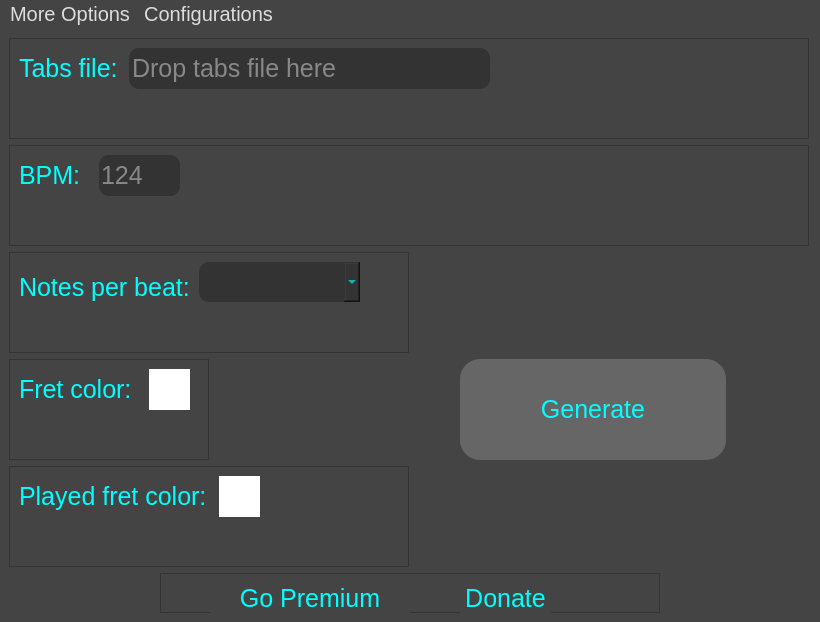
<?xml version="1.0" encoding="UTF-8"?>
<ui version="4.0">
 <class>MainWindow</class>
 <widget class="QMainWindow" name="MainWindow">
  <property name="geometry">
   <rect>
    <x>0</x>
    <y>0</y>
    <width>820</width>
    <height>622</height>
   </rect>
  </property>
  <property name="minimumSize">
   <size>
    <width>400</width>
    <height>0</height>
   </size>
  </property>
  <property name="maximumSize">
   <size>
    <width>10000</width>
    <height>10000</height>
   </size>
  </property>
  <property name="windowTitle">
   <string>MainWindow</string>
  </property>
  <property name="toolTipDuration">
   <number>-4</number>
  </property>
  <property name="styleSheet">
   <string notr="true">background-color: #444;
color: #0FF;
font-family: Arial;
font-size: 25px;</string>
  </property>
  <widget class="QWidget" name="centralwidget">
   <layout class="QGridLayout" name="gridLayout">
    <item row="3" column="1">
     <widget class="QPushButton" name="bGenerateTabs">
      <property name="minimumSize">
       <size>
        <width>250</width>
        <height>40</height>
       </size>
      </property>
      <property name="maximumSize">
       <size>
        <width>500</width>
        <height>1000</height>
       </size>
      </property>
      <property name="cursor">
       <cursorShape>PointingHandCursor</cursorShape>
      </property>
      <property name="styleSheet">
       <string notr="true">QPushButton {
background-color: #666;
border-radius: 20px;
color: #0FF;
font-family: Arial;
font-size: 25px;
margin: 0 85px 0 45px;
}

QPushButton:hover {
background-color: #555;
}</string>
      </property>
      <property name="text">
       <string>Generate</string>
      </property>
     </widget>
    </item>
    <item row="2" column="0">
     <widget class="QFrame" name="frame_3">
      <property name="minimumSize">
       <size>
        <width>400</width>
        <height>50</height>
       </size>
      </property>
      <property name="maximumSize">
       <size>
        <width>800</width>
        <height>200</height>
       </size>
      </property>
      <property name="frameShape">
       <enum>QFrame::StyledPanel</enum>
      </property>
      <property name="frameShadow">
       <enum>QFrame::Raised</enum>
      </property>
      <widget class="QLabel" name="label_16">
       <property name="geometry">
        <rect>
         <x>10</x>
         <y>20</y>
         <width>181</width>
         <height>31</height>
        </rect>
       </property>
       <property name="styleSheet">
        <string notr="true"/>
       </property>
       <property name="text">
        <string>Notes per beat:</string>
       </property>
      </widget>
      <widget class="QComboBox" name="cNotesPerBeat">
       <property name="geometry">
        <rect>
         <x>190</x>
         <y>10</y>
         <width>161</width>
         <height>40</height>
        </rect>
       </property>
       <property name="minimumSize">
        <size>
         <width>0</width>
         <height>40</height>
        </size>
       </property>
       <property name="maximumSize">
        <size>
         <width>200</width>
         <height>100</height>
        </size>
       </property>
       <property name="cursor">
        <cursorShape>PointingHandCursor</cursorShape>
       </property>
       <property name="styleSheet">
        <string notr="true">background-color: #333;
border-radius: 10px;
color: #0FF;
font-family: Arial;
font-size: 25px;
</string>
       </property>
      </widget>
     </widget>
    </item>
    <item row="5" column="0" colspan="2" alignment="Qt::AlignHCenter">
     <widget class="QFrame" name="frame_7">
      <property name="minimumSize">
       <size>
        <width>500</width>
        <height>40</height>
       </size>
      </property>
      <property name="maximumSize">
       <size>
        <width>500</width>
        <height>40</height>
       </size>
      </property>
      <property name="frameShape">
       <enum>QFrame::StyledPanel</enum>
      </property>
      <property name="frameShadow">
       <enum>QFrame::Raised</enum>
      </property>
      <widget class="QPushButton" name="bGoPremium">
       <property name="geometry">
        <rect>
         <x>50</x>
         <y>10</y>
         <width>200</width>
         <height>31</height>
        </rect>
       </property>
       <property name="minimumSize">
        <size>
         <width>30</width>
         <height>0</height>
        </size>
       </property>
       <property name="cursor">
        <cursorShape>PointingHandCursor</cursorShape>
       </property>
       <property name="styleSheet">
        <string notr="true">QPushButton {
border: none;
}
QPushButton:hover {
color: #FFFF7F;
}</string>
       </property>
       <property name="text">
        <string>Go Premium</string>
       </property>
      </widget>
      <widget class="QPushButton" name="bDonate">
       <property name="geometry">
        <rect>
         <x>300</x>
         <y>10</y>
         <width>91</width>
         <height>31</height>
        </rect>
       </property>
       <property name="minimumSize">
        <size>
         <width>20</width>
         <height>0</height>
        </size>
       </property>
       <property name="cursor">
        <cursorShape>PointingHandCursor</cursorShape>
       </property>
       <property name="styleSheet">
        <string notr="true">QPushButton {
border: none;
}
QPushButton:hover {
color: #FFFF7F;
}</string>
       </property>
       <property name="text">
        <string>Donate</string>
       </property>
      </widget>
     </widget>
    </item>
    <item row="3" column="0">
     <widget class="QFrame" name="frame_4">
      <property name="minimumSize">
       <size>
        <width>200</width>
        <height>50</height>
       </size>
      </property>
      <property name="maximumSize">
       <size>
        <width>200</width>
        <height>200</height>
       </size>
      </property>
      <property name="frameShape">
       <enum>QFrame::StyledPanel</enum>
      </property>
      <property name="frameShadow">
       <enum>QFrame::Raised</enum>
      </property>
      <widget class="QLabel" name="label_19">
       <property name="geometry">
        <rect>
         <x>10</x>
         <y>10</y>
         <width>181</width>
         <height>41</height>
        </rect>
       </property>
       <property name="styleSheet">
        <string notr="true"/>
       </property>
       <property name="text">
        <string>Fret color:</string>
       </property>
      </widget>
      <widget class="QPushButton" name="lFretColor">
       <property name="geometry">
        <rect>
         <x>140</x>
         <y>10</y>
         <width>41</width>
         <height>41</height>
        </rect>
       </property>
       <property name="cursor">
        <cursorShape>PointingHandCursor</cursorShape>
       </property>
       <property name="styleSheet">
        <string notr="true">background-color: rgb(255, 255, 255); border: none;</string>
       </property>
       <property name="text">
        <string/>
       </property>
      </widget>
     </widget>
    </item>
    <item row="1" column="0" colspan="2">
     <widget class="QFrame" name="frame_2">
      <property name="minimumSize">
       <size>
        <width>0</width>
        <height>50</height>
       </size>
      </property>
      <property name="maximumSize">
       <size>
        <width>800</width>
        <height>200</height>
       </size>
      </property>
      <property name="frameShape">
       <enum>QFrame::StyledPanel</enum>
      </property>
      <property name="frameShadow">
       <enum>QFrame::Raised</enum>
      </property>
      <widget class="QLabel" name="label_15">
       <property name="geometry">
        <rect>
         <x>10</x>
         <y>10</y>
         <width>111</width>
         <height>41</height>
        </rect>
       </property>
       <property name="styleSheet">
        <string notr="true"/>
       </property>
       <property name="text">
        <string>BPM:</string>
       </property>
      </widget>
      <widget class="QLineEdit" name="eBPM">
       <property name="geometry">
        <rect>
         <x>90</x>
         <y>10</y>
         <width>81</width>
         <height>41</height>
        </rect>
       </property>
       <property name="maximumSize">
        <size>
         <width>800</width>
         <height>150</height>
        </size>
       </property>
       <property name="styleSheet">
        <string notr="true">background-color: #333;
border-radius: 10px;
color: #DDD;
font-family: Arial;
font-size: 25px;
</string>
       </property>
       <property name="text">
        <string/>
       </property>
       <property name="placeholderText">
        <string>124</string>
       </property>
      </widget>
     </widget>
    </item>
    <item row="0" column="0" colspan="2">
     <widget class="QFrame" name="frame">
      <property name="minimumSize">
       <size>
        <width>0</width>
        <height>50</height>
       </size>
      </property>
      <property name="maximumSize">
       <size>
        <width>800</width>
        <height>200</height>
       </size>
      </property>
      <property name="frameShape">
       <enum>QFrame::StyledPanel</enum>
      </property>
      <property name="frameShadow">
       <enum>QFrame::Raised</enum>
      </property>
      <widget class="QLabel" name="label_8">
       <property name="geometry">
        <rect>
         <x>10</x>
         <y>10</y>
         <width>111</width>
         <height>41</height>
        </rect>
       </property>
       <property name="styleSheet">
        <string notr="true"/>
       </property>
       <property name="text">
        <string>Tabs file:</string>
       </property>
      </widget>
      <widget class="QPushButton" name="bTabsFile">
       <property name="geometry">
        <rect>
         <x>120</x>
         <y>10</y>
         <width>361</width>
         <height>41</height>
        </rect>
       </property>
       <property name="cursor">
        <cursorShape>PointingHandCursor</cursorShape>
       </property>
       <property name="styleSheet">
        <string notr="true">background-color: #333;
border-radius: 10px;
color: #888;
font-family: Arial;
font-size: 25px;
text-align: left;
padding-left: 3px;</string>
       </property>
       <property name="text">
        <string>Drop tabs file here</string>
       </property>
      </widget>
     </widget>
    </item>
    <item row="4" column="0">
     <widget class="QFrame" name="frame_5">
      <property name="minimumSize">
       <size>
        <width>300</width>
        <height>50</height>
       </size>
      </property>
      <property name="maximumSize">
       <size>
        <width>800</width>
        <height>200</height>
       </size>
      </property>
      <property name="frameShape">
       <enum>QFrame::StyledPanel</enum>
      </property>
      <property name="frameShadow">
       <enum>QFrame::Raised</enum>
      </property>
      <widget class="QLabel" name="label_20">
       <property name="geometry">
        <rect>
         <x>10</x>
         <y>10</y>
         <width>191</width>
         <height>41</height>
        </rect>
       </property>
       <property name="styleSheet">
        <string notr="true"/>
       </property>
       <property name="text">
        <string>Played fret color:</string>
       </property>
      </widget>
      <widget class="QPushButton" name="lPlayedFretColor">
       <property name="geometry">
        <rect>
         <x>210</x>
         <y>10</y>
         <width>41</width>
         <height>41</height>
        </rect>
       </property>
       <property name="cursor">
        <cursorShape>PointingHandCursor</cursorShape>
       </property>
       <property name="styleSheet">
        <string notr="true">background-color: rgb(255, 255, 255); border: none;</string>
       </property>
       <property name="text">
        <string/>
       </property>
      </widget>
     </widget>
    </item>
   </layout>
  </widget>
  <widget class="QMenuBar" name="menuBar">
   <property name="geometry">
    <rect>
     <x>0</x>
     <y>0</y>
     <width>820</width>
     <height>29</height>
    </rect>
   </property>
   <property name="styleSheet">
    <string notr="true">font-size: 20px;
color: #DDD;
</string>
   </property>
   <widget class="QMenu" name="menuAdvanced">
    <property name="title">
     <string>More Options</string>
    </property>
    <addaction name="aMoreOptions"/>
   </widget>
   <widget class="QMenu" name="menuConfigurations">
    <property name="title">
     <string>Configurations</string>
    </property>
    <addaction name="aSaveConfig"/>
    <addaction name="aRestoreConfig"/>
    <addaction name="aDeleteConfig"/>
    <addaction name="aResetDefault"/>
   </widget>
   <addaction name="menuAdvanced"/>
   <addaction name="menuConfigurations"/>
  </widget>
  <action name="aMoreOptions">
   <property name="text">
    <string>More Options</string>
   </property>
  </action>
  <action name="actionGo_Premium">
   <property name="text">
    <string>Go Premium</string>
   </property>
  </action>
  <action name="actionDonate">
   <property name="text">
    <string>Donate</string>
   </property>
  </action>
  <action name="aSaveConfig">
   <property name="text">
    <string>Save config</string>
   </property>
  </action>
  <action name="aRestoreConfig">
   <property name="text">
    <string>Restore config</string>
   </property>
  </action>
  <action name="aDeleteConfig">
   <property name="text">
    <string>Delete config</string>
   </property>
  </action>
  <action name="aResetDefault">
   <property name="text">
    <string>Reset default</string>
   </property>
  </action>
 </widget>
 <resources/>
 <connections/>
</ui>
